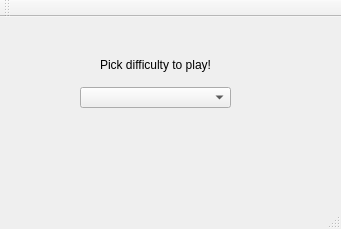
<?xml version="1.0" encoding="UTF-8"?>
<ui version="4.0">
 <class>XandODifficultyWindowClass</class>
 <widget class="QMainWindow" name="XandODifficultyWindowClass">
  <property name="geometry">
   <rect>
    <x>0</x>
    <y>0</y>
    <width>341</width>
    <height>229</height>
   </rect>
  </property>
  <property name="windowTitle">
   <string>XandODifficultyWindow</string>
  </property>
  <widget class="QWidget" name="centralWidget">
   <widget class="QComboBox" name="comboBox">
    <property name="geometry">
     <rect>
      <x>80</x>
      <y>70</y>
      <width>151</width>
      <height>21</height>
     </rect>
    </property>
   </widget>
   <widget class="QLabel" name="label">
    <property name="geometry">
     <rect>
      <x>100</x>
      <y>40</y>
      <width>121</width>
      <height>16</height>
     </rect>
    </property>
    <property name="text">
     <string>Pick difficulty to play!</string>
    </property>
   </widget>
  </widget>
  <widget class="QMenuBar" name="menuBar">
   <property name="geometry">
    <rect>
     <x>0</x>
     <y>0</y>
     <width>341</width>
     <height>22</height>
    </rect>
   </property>
  </widget>
  <widget class="QToolBar" name="mainToolBar">
   <attribute name="toolBarArea">
    <enum>TopToolBarArea</enum>
   </attribute>
   <attribute name="toolBarBreak">
    <bool>false</bool>
   </attribute>
  </widget>
  <widget class="QStatusBar" name="statusBar"/>
 </widget>
 <layoutdefault spacing="6" margin="11"/>
 <resources/>
 <connections/>
</ui>
